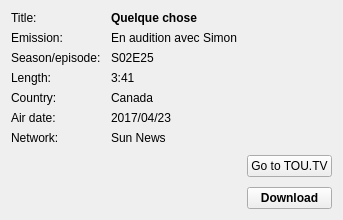
<?xml version="1.0" encoding="UTF-8"?>
<ui version="4.0">
 <class>infos_frame_emission</class>
 <widget class="QWidget" name="infos_frame_emission">
  <layout class="QHBoxLayout" name="horizontalLayout" stretch="3,2">
   <property name="spacing">
    <number>10</number>
   </property>
   <item>
    <layout class="QVBoxLayout" name="verticalLayout">
     <item>
      <layout class="QFormLayout" name="main_form_layout">
       <property name="fieldGrowthPolicy">
        <enum>QFormLayout::AllNonFixedFieldsGrow</enum>
       </property>
       <property name="horizontalSpacing">
        <number>10</number>
       </property>
       <property name="verticalSpacing">
        <number>6</number>
       </property>
       <item row="0" column="0">
        <widget class="QLabel" name="title_label">
         <property name="text">
          <string>Title:</string>
         </property>
        </widget>
       </item>
       <item row="0" column="1">
        <widget class="QLabel" name="title_label_value">
         <property name="font">
          <font>
           <weight>75</weight>
           <bold>true</bold>
          </font>
         </property>
         <property name="text">
          <string>Quelque chose</string>
         </property>
        </widget>
       </item>
       <item row="1" column="0">
        <widget class="QLabel" name="emission_label">
         <property name="text">
          <string>Emission:</string>
         </property>
        </widget>
       </item>
       <item row="1" column="1">
        <widget class="QLabel" name="emission_label_value">
         <property name="text">
          <string>En audition avec Simon</string>
         </property>
        </widget>
       </item>
       <item row="2" column="0">
        <widget class="QLabel" name="sae_label">
         <property name="text">
          <string>Season/episode:</string>
         </property>
        </widget>
       </item>
       <item row="2" column="1">
        <widget class="QLabel" name="sae_label_value">
         <property name="text">
          <string>S02E25</string>
         </property>
        </widget>
       </item>
       <item row="3" column="0">
        <widget class="QLabel" name="length_label">
         <property name="text">
          <string>Length:</string>
         </property>
        </widget>
       </item>
       <item row="3" column="1">
        <widget class="QLabel" name="length_label_value">
         <property name="text">
          <string>3:41</string>
         </property>
        </widget>
       </item>
       <item row="4" column="0">
        <widget class="QLabel" name="country_label">
         <property name="text">
          <string>Country:</string>
         </property>
        </widget>
       </item>
       <item row="4" column="1">
        <widget class="QLabel" name="country_label_value">
         <property name="text">
          <string>Canada</string>
         </property>
        </widget>
       </item>
       <item row="5" column="0">
        <widget class="QLabel" name="air_date_label">
         <property name="text">
          <string>Air date:</string>
         </property>
        </widget>
       </item>
       <item row="5" column="1">
        <widget class="QLabel" name="air_date_label_value">
         <property name="text">
          <string>2017/04/23</string>
         </property>
        </widget>
       </item>
       <item row="6" column="0">
        <widget class="QLabel" name="network_label">
         <property name="text">
          <string>Network:</string>
         </property>
        </widget>
       </item>
       <item row="6" column="1">
        <widget class="QLabel" name="network_label_value">
         <property name="text">
          <string>Sun News</string>
         </property>
        </widget>
       </item>
      </layout>
     </item>
     <item>
      <widget class="QLabel" name="description_label_value">
       <property name="text">
        <string/>
       </property>
       <property name="textFormat">
        <enum>Qt::PlainText</enum>
       </property>
       <property name="alignment">
        <set>Qt::AlignLeading|Qt::AlignLeft|Qt::AlignTop</set>
       </property>
       <property name="wordWrap">
        <bool>true</bool>
       </property>
      </widget>
     </item>
     <item>
      <spacer name="verticalSpacer_2">
       <property name="orientation">
        <enum>Qt::Vertical</enum>
       </property>
       <property name="sizeHint" stdset="0">
        <size>
         <width>20</width>
         <height>40</height>
        </size>
       </property>
      </spacer>
     </item>
    </layout>
   </item>
   <item>
    <layout class="QVBoxLayout" name="verticalLayout_2">
     <item>
      <spacer name="verticalSpacer">
       <property name="orientation">
        <enum>Qt::Vertical</enum>
       </property>
       <property name="sizeHint" stdset="0">
        <size>
         <width>20</width>
         <height>40</height>
        </size>
       </property>
      </spacer>
     </item>
     <item>
      <widget class="QPushButton" name="goto_toutv_btn">
       <property name="text">
        <string>Go to TOU.TV</string>
       </property>
      </widget>
     </item>
     <item>
      <widget class="QPushButton" name="dl_btn">
       <property name="font">
        <font>
         <weight>75</weight>
         <bold>true</bold>
        </font>
       </property>
       <property name="text">
        <string>Download</string>
       </property>
      </widget>
     </item>
    </layout>
   </item>
  </layout>
 </widget>
 <resources/>
 <connections/>
</ui>
